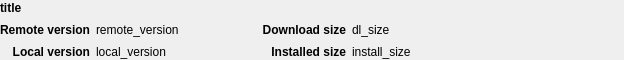
<?xml version="1.0" encoding="UTF-8"?>
<ui version="4.0">
 <class>QueueInfoWidget</class>
 <widget class="QWidget" name="QueueInfoWidget">
  <property name="geometry">
   <rect>
    <x>0</x>
    <y>0</y>
    <width>624</width>
    <height>60</height>
   </rect>
  </property>
  <property name="sizePolicy">
   <sizepolicy hsizetype="Preferred" vsizetype="Fixed">
    <horstretch>0</horstretch>
    <verstretch>0</verstretch>
   </sizepolicy>
  </property>
  <property name="windowTitle">
   <string notr="true">QueueInfoWidget</string>
  </property>
  <layout class="QGridLayout" name="queue_info_layout" columnstretch="0,0,0,0,0,0">
   <property name="leftMargin">
    <number>0</number>
   </property>
   <property name="topMargin">
    <number>0</number>
   </property>
   <property name="rightMargin">
    <number>0</number>
   </property>
   <property name="bottomMargin">
    <number>0</number>
   </property>
   <item row="1" column="3">
    <widget class="QLabel" name="dl_size_label">
     <property name="font">
      <font>
       <weight>75</weight>
       <bold>true</bold>
      </font>
     </property>
     <property name="text">
      <string>Download size</string>
     </property>
     <property name="alignment">
      <set>Qt::AlignRight|Qt::AlignTrailing|Qt::AlignVCenter</set>
     </property>
    </widget>
   </item>
   <item row="0" column="1" colspan="4">
    <widget class="QLabel" name="title">
     <property name="font">
      <font>
       <weight>75</weight>
       <bold>true</bold>
      </font>
     </property>
     <property name="text">
      <string notr="true">title</string>
     </property>
    </widget>
   </item>
   <item row="2" column="1">
    <widget class="QLabel" name="local_version_label">
     <property name="font">
      <font>
       <weight>75</weight>
       <bold>true</bold>
      </font>
     </property>
     <property name="text">
      <string>Local version</string>
     </property>
     <property name="alignment">
      <set>Qt::AlignRight|Qt::AlignTrailing|Qt::AlignVCenter</set>
     </property>
    </widget>
   </item>
   <item row="0" column="0" rowspan="3">
    <layout class="QVBoxLayout" name="image_layout">
     <property name="sizeConstraint">
      <enum>QLayout::SetFixedSize</enum>
     </property>
    </layout>
   </item>
   <item row="2" column="3">
    <widget class="QLabel" name="install_size_label">
     <property name="font">
      <font>
       <weight>75</weight>
       <bold>true</bold>
      </font>
     </property>
     <property name="text">
      <string>Installed size</string>
     </property>
     <property name="alignment">
      <set>Qt::AlignRight|Qt::AlignTrailing|Qt::AlignVCenter</set>
     </property>
    </widget>
   </item>
   <item row="2" column="4">
    <widget class="QLabel" name="install_size">
     <property name="minimumSize">
      <size>
       <width>160</width>
       <height>0</height>
      </size>
     </property>
     <property name="text">
      <string notr="true">install_size</string>
     </property>
    </widget>
   </item>
   <item row="0" column="5" rowspan="3">
    <spacer name="info_hspacer">
     <property name="orientation">
      <enum>Qt::Horizontal</enum>
     </property>
     <property name="sizeHint" stdset="0">
      <size>
       <width>40</width>
       <height>20</height>
      </size>
     </property>
    </spacer>
   </item>
   <item row="1" column="4">
    <widget class="QLabel" name="dl_size">
     <property name="minimumSize">
      <size>
       <width>160</width>
       <height>0</height>
      </size>
     </property>
     <property name="text">
      <string notr="true">dl_size</string>
     </property>
    </widget>
   </item>
   <item row="1" column="1">
    <widget class="QLabel" name="remote_version_label">
     <property name="font">
      <font>
       <weight>75</weight>
       <bold>true</bold>
      </font>
     </property>
     <property name="text">
      <string>Remote version</string>
     </property>
     <property name="alignment">
      <set>Qt::AlignRight|Qt::AlignTrailing|Qt::AlignVCenter</set>
     </property>
    </widget>
   </item>
   <item row="2" column="2">
    <widget class="QLabel" name="local_version">
     <property name="minimumSize">
      <size>
       <width>160</width>
       <height>0</height>
      </size>
     </property>
     <property name="maximumSize">
      <size>
       <width>160</width>
       <height>16777215</height>
      </size>
     </property>
     <property name="text">
      <string notr="true">local_version</string>
     </property>
    </widget>
   </item>
   <item row="1" column="2">
    <widget class="QLabel" name="remote_version">
     <property name="minimumSize">
      <size>
       <width>160</width>
       <height>0</height>
      </size>
     </property>
     <property name="maximumSize">
      <size>
       <width>160</width>
       <height>16777215</height>
      </size>
     </property>
     <property name="text">
      <string notr="true">remote_version</string>
     </property>
    </widget>
   </item>
  </layout>
 </widget>
 <resources/>
 <connections/>
</ui>
